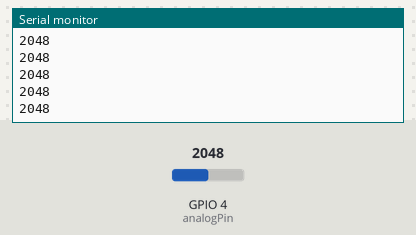
Bench run of a sketch on a simulated Seeed XIAO ESP32-C3. Parts: the last lines printed to the serial monitor. The inputs (shaded band) are chosen by the test bench; at power-on: GPIO 4 (analogPin) = 2048.

Above: at 1.2 s.
1.3 s: GPIO 4 (analogPin) set to 2866
At 1.31 s:
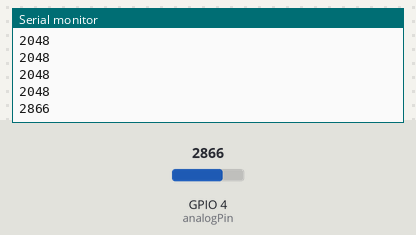
2.8 s: GPIO 4 (analogPin) set to 3603
At 2.81 s:
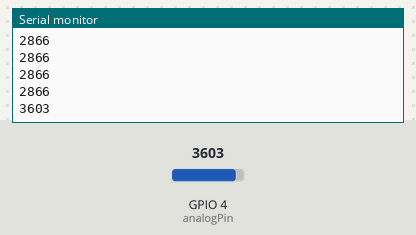
Timing chart, 0 to 5.8 s (numbered marks = the images above; inputs shaded):
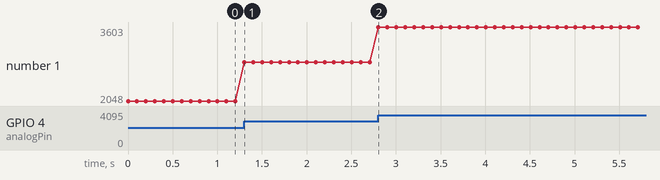

Measured:
- after the input at 1.3 s, the serial monitor: prints a new line at once (image 1)
- after the input at 2.8 s, the serial monitor: prints a new line at once (image 2)
- plotted number 1: 2048 → 2866 after the input at 1.3 s, 2866 → 3603 after the input at 2.8 s

The sketch:

esp32_1_kap6_arduino_eingang_analog.ino
```cpp
// ESP32 - Analoge Eingänge
// Datei: esp32_1_kap6_arduino_eingang_analog.ino
// Board: XIAO ESP32-C3

const int analogPin = 4;  // A2 an GPIO4
int aWert = 0;

void setup()
{
  // Serielle Schnittstelle
  Serial.begin(9600);
}

void loop()
{
  // Analogwert einlesen
  aWert = analogRead(analogPin);
  // Ausgabe
  Serial.println(aWert);
  delay(100);
}
```
